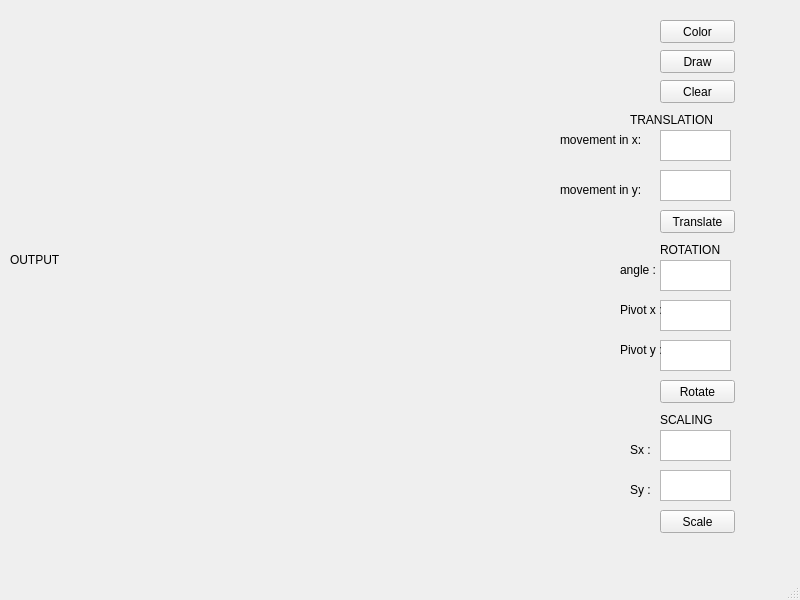
<?xml version="1.0" encoding="UTF-8"?>
<ui version="4.0">
 <class>MainWindow</class>
 <widget class="QMainWindow" name="MainWindow">
  <property name="geometry">
   <rect>
    <x>0</x>
    <y>0</y>
    <width>800</width>
    <height>600</height>
   </rect>
  </property>
  <property name="windowTitle">
   <string>MainWindow</string>
  </property>
  <widget class="QWidget" name="centralwidget">
   <widget class="QLabel" name="output">
    <property name="geometry">
     <rect>
      <x>10</x>
      <y>10</y>
      <width>500</width>
      <height>500</height>
     </rect>
    </property>
    <property name="text">
     <string>OUTPUT</string>
    </property>
   </widget>
   <widget class="QPushButton" name="color">
    <property name="geometry">
     <rect>
      <x>660</x>
      <y>20</y>
      <width>75</width>
      <height>23</height>
     </rect>
    </property>
    <property name="text">
     <string>Color</string>
    </property>
   </widget>
   <widget class="QPushButton" name="pushButton_2">
    <property name="geometry">
     <rect>
      <x>660</x>
      <y>50</y>
      <width>75</width>
      <height>23</height>
     </rect>
    </property>
    <property name="text">
     <string>Draw</string>
    </property>
   </widget>
   <widget class="QPushButton" name="clear">
    <property name="geometry">
     <rect>
      <x>660</x>
      <y>80</y>
      <width>75</width>
      <height>23</height>
     </rect>
    </property>
    <property name="text">
     <string>Clear</string>
    </property>
   </widget>
   <widget class="QLabel" name="label">
    <property name="geometry">
     <rect>
      <x>630</x>
      <y>110</y>
      <width>91</width>
      <height>20</height>
     </rect>
    </property>
    <property name="text">
     <string>TRANSLATION</string>
    </property>
   </widget>
   <widget class="QPlainTextEdit" name="plainTextEdit">
    <property name="geometry">
     <rect>
      <x>660</x>
      <y>130</y>
      <width>71</width>
      <height>31</height>
     </rect>
    </property>
   </widget>
   <widget class="QPlainTextEdit" name="plainTextEdit_2">
    <property name="geometry">
     <rect>
      <x>660</x>
      <y>170</y>
      <width>71</width>
      <height>31</height>
     </rect>
    </property>
   </widget>
   <widget class="QPlainTextEdit" name="plainTextEdit_3">
    <property name="geometry">
     <rect>
      <x>660</x>
      <y>260</y>
      <width>71</width>
      <height>31</height>
     </rect>
    </property>
   </widget>
   <widget class="QPlainTextEdit" name="plainTextEdit_4">
    <property name="geometry">
     <rect>
      <x>660</x>
      <y>300</y>
      <width>71</width>
      <height>31</height>
     </rect>
    </property>
   </widget>
   <widget class="QPlainTextEdit" name="plainTextEdit_5">
    <property name="geometry">
     <rect>
      <x>660</x>
      <y>340</y>
      <width>71</width>
      <height>31</height>
     </rect>
    </property>
   </widget>
   <widget class="QPlainTextEdit" name="plainTextEdit_6">
    <property name="geometry">
     <rect>
      <x>660</x>
      <y>430</y>
      <width>71</width>
      <height>31</height>
     </rect>
    </property>
   </widget>
   <widget class="QPlainTextEdit" name="plainTextEdit_7">
    <property name="geometry">
     <rect>
      <x>660</x>
      <y>470</y>
      <width>71</width>
      <height>31</height>
     </rect>
    </property>
   </widget>
   <widget class="QLabel" name="label_2">
    <property name="geometry">
     <rect>
      <x>660</x>
      <y>240</y>
      <width>81</width>
      <height>20</height>
     </rect>
    </property>
    <property name="text">
     <string>ROTATION</string>
    </property>
   </widget>
   <widget class="QLabel" name="label_3">
    <property name="geometry">
     <rect>
      <x>660</x>
      <y>410</y>
      <width>81</width>
      <height>20</height>
     </rect>
    </property>
    <property name="text">
     <string>SCALING</string>
    </property>
   </widget>
   <widget class="QLabel" name="label_4">
    <property name="geometry">
     <rect>
      <x>560</x>
      <y>130</y>
      <width>101</width>
      <height>20</height>
     </rect>
    </property>
    <property name="text">
     <string>movement in x:</string>
    </property>
   </widget>
   <widget class="QLabel" name="label_5">
    <property name="geometry">
     <rect>
      <x>560</x>
      <y>180</y>
      <width>101</width>
      <height>20</height>
     </rect>
    </property>
    <property name="text">
     <string>movement in y:</string>
    </property>
   </widget>
   <widget class="QLabel" name="label_6">
    <property name="geometry">
     <rect>
      <x>620</x>
      <y>260</y>
      <width>41</width>
      <height>20</height>
     </rect>
    </property>
    <property name="text">
     <string>angle :</string>
    </property>
   </widget>
   <widget class="QLabel" name="label_7">
    <property name="geometry">
     <rect>
      <x>620</x>
      <y>300</y>
      <width>41</width>
      <height>20</height>
     </rect>
    </property>
    <property name="text">
     <string>Pivot x :</string>
    </property>
   </widget>
   <widget class="QLabel" name="label_8">
    <property name="geometry">
     <rect>
      <x>620</x>
      <y>340</y>
      <width>41</width>
      <height>20</height>
     </rect>
    </property>
    <property name="text">
     <string>Pivot y : </string>
    </property>
   </widget>
   <widget class="QLabel" name="label_9">
    <property name="geometry">
     <rect>
      <x>630</x>
      <y>440</y>
      <width>31</width>
      <height>20</height>
     </rect>
    </property>
    <property name="text">
     <string>Sx : </string>
    </property>
   </widget>
   <widget class="QLabel" name="label_10">
    <property name="geometry">
     <rect>
      <x>630</x>
      <y>480</y>
      <width>31</width>
      <height>20</height>
     </rect>
    </property>
    <property name="text">
     <string>Sy :</string>
    </property>
   </widget>
   <widget class="QPushButton" name="Translate">
    <property name="geometry">
     <rect>
      <x>660</x>
      <y>210</y>
      <width>75</width>
      <height>23</height>
     </rect>
    </property>
    <property name="text">
     <string>Translate</string>
    </property>
   </widget>
   <widget class="QPushButton" name="Rotate">
    <property name="geometry">
     <rect>
      <x>660</x>
      <y>380</y>
      <width>75</width>
      <height>23</height>
     </rect>
    </property>
    <property name="text">
     <string>Rotate</string>
    </property>
   </widget>
   <widget class="QPushButton" name="Scale">
    <property name="geometry">
     <rect>
      <x>660</x>
      <y>510</y>
      <width>75</width>
      <height>23</height>
     </rect>
    </property>
    <property name="text">
     <string>Scale</string>
    </property>
   </widget>
  </widget>
  <widget class="QMenuBar" name="menubar">
   <property name="geometry">
    <rect>
     <x>0</x>
     <y>0</y>
     <width>800</width>
     <height>24</height>
    </rect>
   </property>
  </widget>
  <widget class="QStatusBar" name="statusbar"/>
 </widget>
 <resources/>
 <connections/>
</ui>
